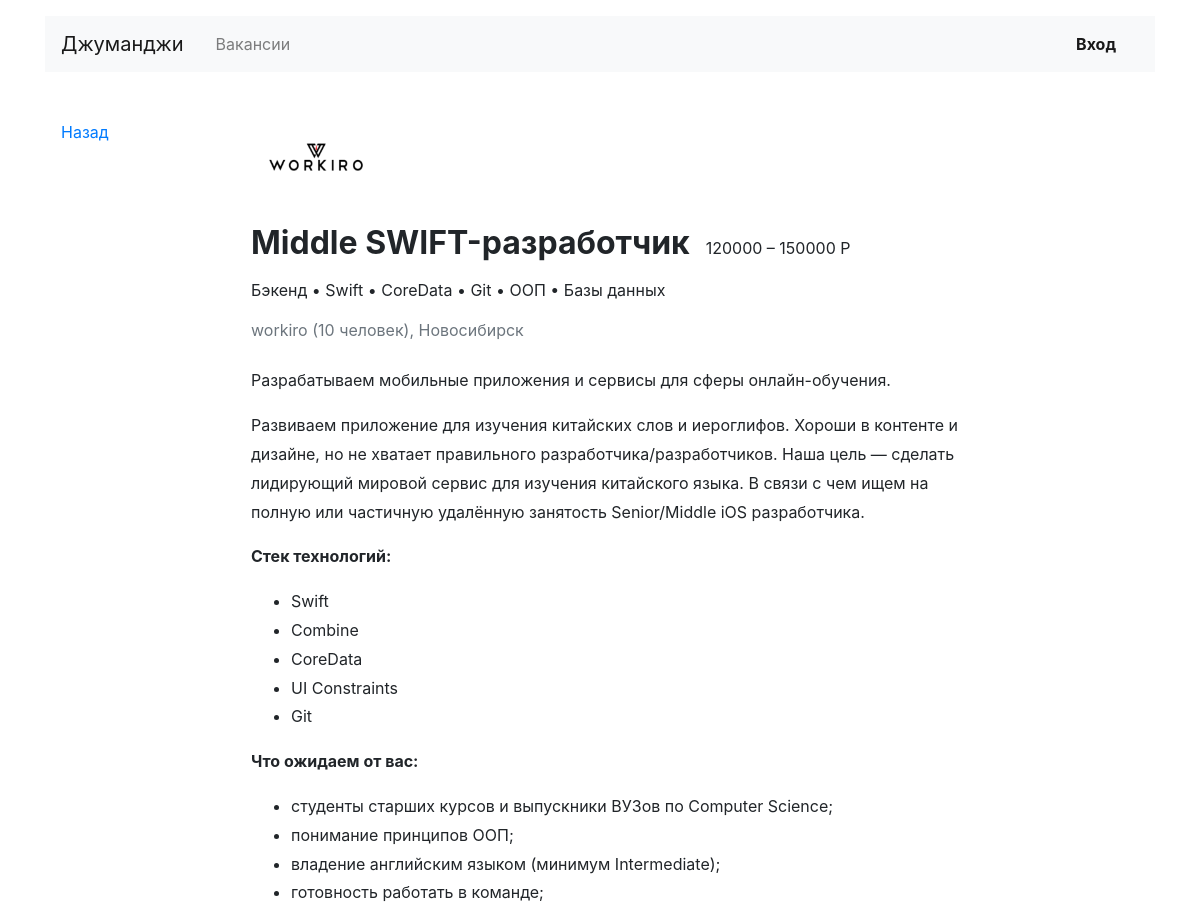
The app's page /vacancies/3/ (upper part), older data.
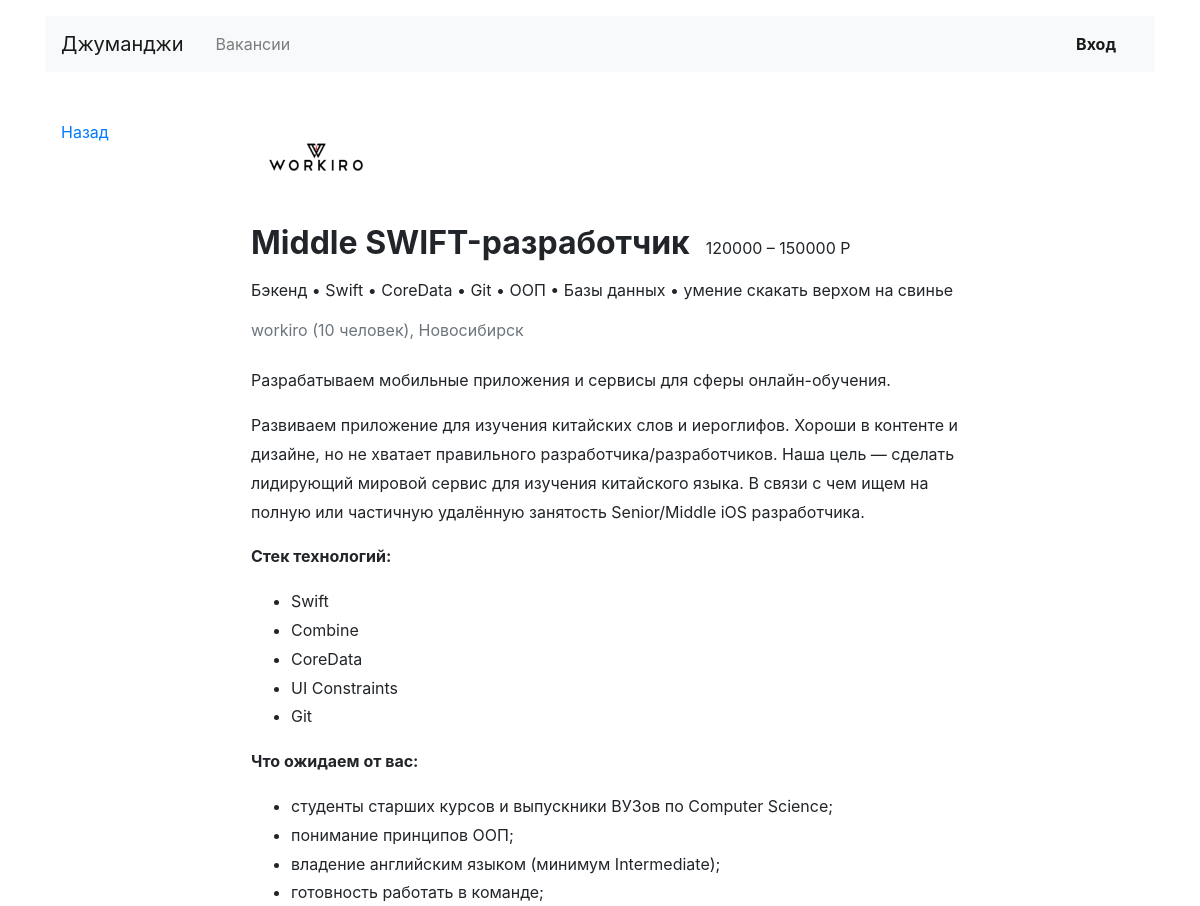
The same page, newer data.
### vacancies/models.py (models this page shows, shortened)
class Vacancy(models.Model):
    title = models.CharField(max_length=70, verbose_name='Название вакансии')
    specialty = models.ForeignKey(Specialty, on_delete=models.CASCADE,
                                  verbose_name='Специализация', related_name='vacancies')
    company = models.ForeignKey(Company, on_delete=models.CASCADE, related_name='vacancies')
    skills = models.TextField(verbose_name='Навыки')
    description = models.TextField(verbose_name='Описание вакансии')
    salary_min = models.IntegerField(verbose_name='Зарплата от')
    salary_max = models.IntegerField(verbose_name='Зарплата до')
    published_at = models.DateField()

class Company(models.Model):
    name = models.CharField(max_length=70, verbose_name="Название компании")
    location = models.CharField(max_length=70, verbose_name="География")
    logo = models.ImageField(upload_to=MEDIA_COMPANY_IMAGE_DIR, height_field='height_field',
                             width_field='width_field', verbose_name="Логотип")
    height_field = 100
    width_field = 60
    description = models.TextField(verbose_name="Информация о компании")
    employee_count = models.IntegerField(verbose_name="Количество человек в компании")
    owner = models.OneToOneField(User, on_delete=models.CASCADE, related_name='company')

class Specialty(models.Model):
    code = models.CharField(max_length=20)
    title = models.CharField(max_length=70)
    picture = models.ImageField(upload_to=MEDIA_SPECIALITY_IMAGE_DIR, height_field='height_field',
                                width_field='width_field')
    height_field = 80
    width_field = 80

### vacancies/views/public.py (the view, shortened to what this page needs)
# urls.py: path('vacancies/<int:id_vacancy>/', VacancyView.as_view(), name="vacancy"),
class VacancyView(View):
    template_name = 'vacancy.html'
    form_class = ApplicationForm
    success_url = 'send/'
    def get(self, request, id_vacancy):
        if not Vacancy.objects.filter(id__iexact=id_vacancy):
            raise Http404
        vacancy = Vacancy.objects.get(id=id_vacancy)
        context = {
            "vacancy": vacancy,
            "form": self.form_class
        }
        return render(request, self.template_name, context)

### vacancies/context_processors.py (called while the page is built)
def menu(request):
    return {}

### vacancies/templatetags/additional_tags.py (called while the page is built)
@register.filter(name='split')
def slpit_filter(value, arg):
    return value.split(arg)

### vacancies/templates/vacancy.html (shortened to what this page needs)
{% extends 'base.html' %}
{% block container %}
{% load additional_tags %}
    <div class="row mt-5">
      <div class="col-12 col-lg-2">
        <div class="pl-3 mb-5">
          <p><a href="{{request.META.HTTP_REFERER}}">Назад</a></p>
        </div>
      </div>
      <div class="col-12 col-lg-8">
        <section class="pl-3">
          <a href="{% url 'company' id_company=vacancy.company.id %}"><img src="{{ vacancy.company.logo.url }}" width="130" height="80" alt=""></a>
          <div class="d-flex align-items-baseline align-content-baseline">
            <h1 class="h2 mt-4 font-weight-bold" >{{ vacancy.title }}</h1>
            <p class="m-0 pl-3">{{ vacancy.salary_min }} – {{ vacancy.salary_max }} Р</p>
          </div>
          <p class="mt-2">{{ vacancy.specialty.title }} • {{ vacancy.skills|split:","|join:" • " }}</p>
          <p class="text-muted mb-4">{{ vacancy.company.name}} ({{ vacancy.company.employee_count }} человек), {{vacancy.company.location}}</p>
          <div style="line-height: 1.8;">
            <p>{{ vacancy.company.description }}</p>
            <p>{{ vacancy.description|safe }}
            </p>
          </div>
              {% load crispy_forms_tags %}
        </section>
      </div>
    </div>
 {% endblock %}

Row changes from the older to the newer data that the page shows:
changed Vacancy "Middle SWIFT-разработчик": skills|split "Swift • CoreData • Git • ООП • Базы данных" → "Swift • CoreData • Git • ООП • Базы данных • умение скакать верхом на свинье"
